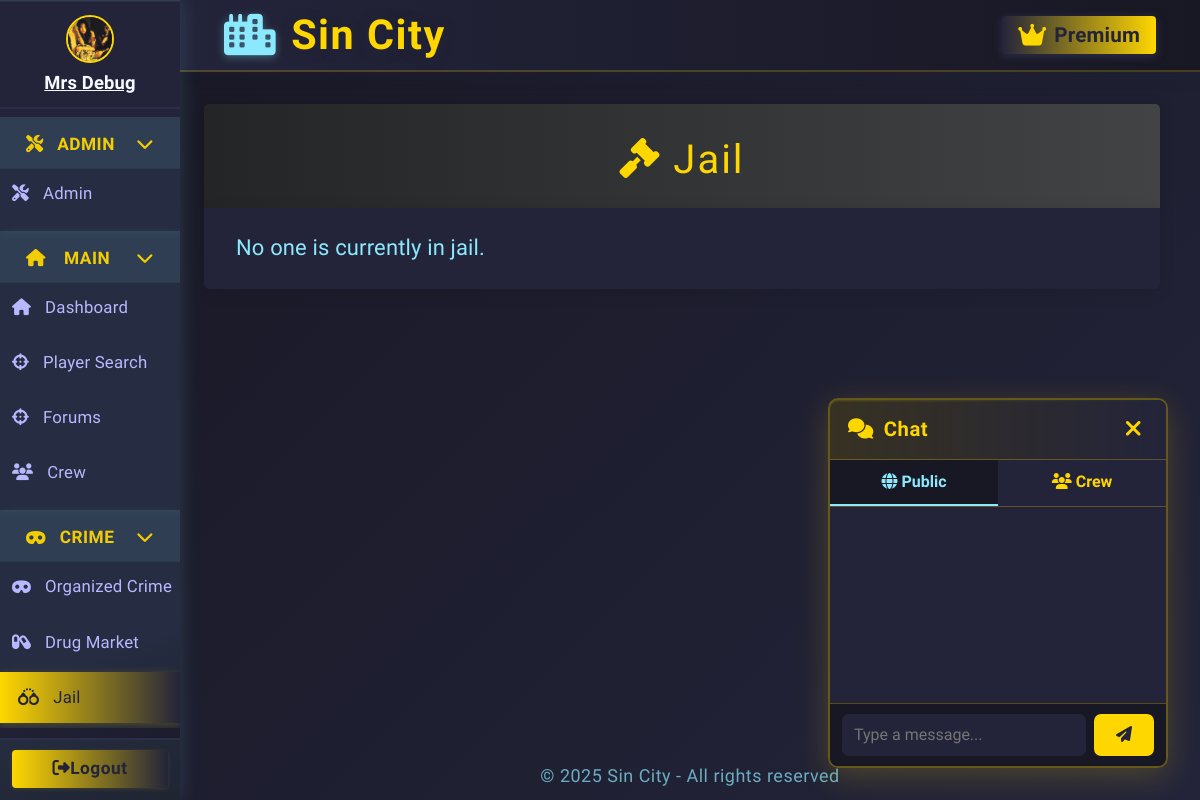
/jail (signed in), run on an earlier commit of the app's database.
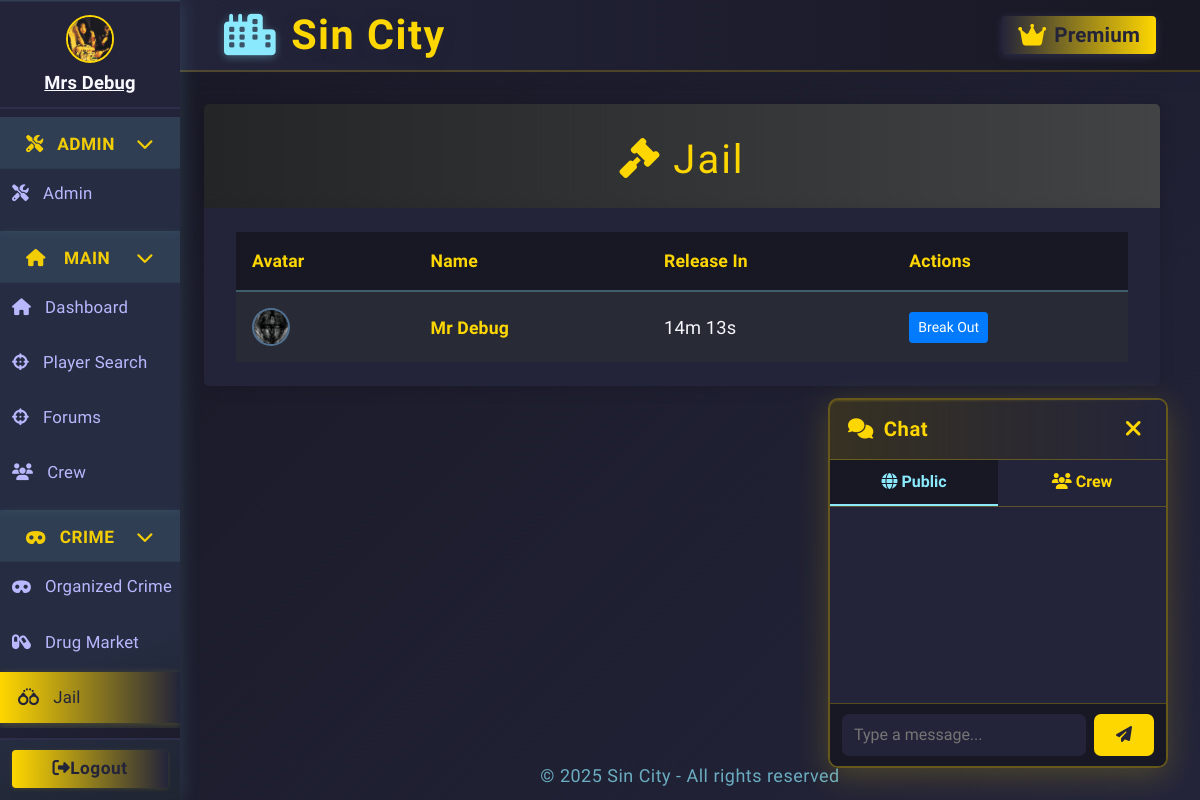
And on a later commit of the database.
### app.py (models this page shows, shortened)
class Character(db.Model):
    __tablename__ = 'character'
    id = db.Column(db.Integer, primary_key=True)
    user_id = db.Column(db.Integer, db.ForeignKey('user.id'), nullable=True)
    user = db.relationship('User', backref='linked_character', foreign_keys=[user_id])
    name = db.Column(db.String(64), unique=True, nullable=False)
    health = db.Column(db.Integer, default=100)
    money = db.Column(db.Integer, default=250)
    level = db.Column(db.Integer, default=1)
    xp = db.Column(db.Integer, default=0)
    last_crime_time = db.Column(db.DateTime, nullable=True)
    last_travel_time = db.Column(db.DateTime, nullable=True)
    city = db.Column(db.String(64), default="New York")
    gun_id = db.Column(db.Integer, db.ForeignKey('shop_item.id'))
    gun = db.relationship('ShopItem', foreign_keys=[gun_id])
    in_jail = db.Column(db.Boolean, default=False)
    jail_until = db.Column(db.DateTime, nullable=True)
    crime_group_id = db.Column(db.Integer, db.ForeignKey('organized_crime.id'))
    crime_group = db.relationship("OrganizedCrime", back_populates="members", foreign_keys=[crime_group_id])
    master_id = db.Column(db.Integer, db.ForeignKey('user.id'))
    equipped_gun_id = db.Column(db.Integer, db.ForeignKey('gun.id'), nullable=True)
    equipped_gun = db.relationship('Gun', foreign_keys=[equipped_gun_id])
    earn_streak = db.Column(db.Integer, default=0)
    last_earned = db.Column(db.DateTime, nullable=True)
    is_alive = db.Column(db.Boolean, default=True)
    profile_image = db.Column(db.String(255), nullable=True)
    crew = db.Column(db.Integer, db.ForeignKey('crew.id'), nullable=True)
    crew_id = db.Column(db.Integer, db.ForeignKey('crew.id'))
    linked_user = db.relationship('User', foreign_keys=[user_id], overlaps="linked_character,linked_characters,user")
    crew = db.relationship('Crew', backref='characters')

### app.py (the view)
@app.route('/jail')
@login_required
def jail():
    release_expired_jail()
    now = datetime.utcnow()
    jailed_characters = Character.query.filter(
        Character.in_jail == True,
        Character.is_alive == True,
        Character.jail_until != None,
        Character.jail_until > now
    ).order_by(Character.jail_until.asc()).all()
    return render_template('jail.html', jailed_characters=jailed_characters, now=now)

### app.py (called while the page is built)
@app.context_processor
def inject_user():
    return dict(user=current_user)

@app.before_request
def update_last_seen():
    if current_user.is_authenticated:
        now = datetime.utcnow()
        if not current_user.last_seen or (now - current_user.last_seen).seconds > 1:
            current_user.last_seen = now
            db.session.commit()

@app.before_request
def enable_sqlite_fk():
    if db.engine.url.drivername == 'sqlite':
        with db.engine.connect() as conn:
            conn.execute(db.text("PRAGMA foreign_keys=ON"))

@app.before_request
def check_character_alive():
    if current_user.is_authenticated:
        char = Character.query.filter_by(master_id=current_user.id).first()
        if not char or not char.is_alive:
            if request.endpoint not in ('create_character', 'logout', 'static'):
                return redirect(url_for('create_character'))

@login_manager.user_loader
def load_user(user_id):
    return db.session.get(User, int(user_id))

@app.context_processor
def inject_now():
    from datetime import datetime
    return {'now': datetime.utcnow}

### templates/jail.html (shortened to what this page needs)
{% extends "base.html" %}
{% block content %}
<div class="jail-header">
    <h1><i class="fas fa-gavel"></i> Jail</h1>
</div>
<div class="jail-list-container">
    {% if jailed_characters %}
    <table class="jail-table">
        <tr>
            <tr>
                <th>Avatar</th>
                <th>Name</th>
                <th>Release In</th>
                <th>Actions</th>
            </tr>
        </tr>
        {% for char in jailed_characters %}
        <tr>
            <td>
                {% if char.profile_image %}
                    <img src="{{ url_for('static', filename=char.profile_image) if not char.profile_image.startswith('http') else char.profile_image }}" alt="{{ char.name }}'s avatar" class="jail-avatar" />
                {% else %}
                    <span class="jail-avatar">
                        <i class="fas fa-user-slash"></i>
                    </span>
                {% endif %}
            </td>
            <td>
                <span class="jail-link">{{ char.name }}</span>
            </td>
            <td>
                {% set remaining = (char.jail_until - now).total_seconds()|int %}
                {% set mins = remaining // 60 %}
                {% set secs = remaining % 60 %}
                {{ mins }}m {{ secs }}s
            </td>
            <td>
                {% if current_user.is_authenticated and current_character and current_character.id != char.id and not current_character.in_jail %}
                    <form action="{{ url_for('breakout', char_id=char.id) }}" method="post" style="display:inline;">
                        <button type="submit" class="btn btn-primary btn-sm">Break Out</button>
                    </form>
                {% endif %}
            </td>
        </tr>
        {% endfor %}
    </table>
    {% else %}
    <div style="color:#8be9fd;font-size:1.2em;">No one is currently in jail.</div>
    {% endif %}
</div>
{% endblock %}

What changed in the data, as far as the page shows it:
now on this page (row edited): Character: profile_image (picture), name "Mr Debug", mins "14", secs "13"
Also different on the page:
text no longer shown: "No one is currently in jail."
text now shown: "Avatar Name Release In Actions"
